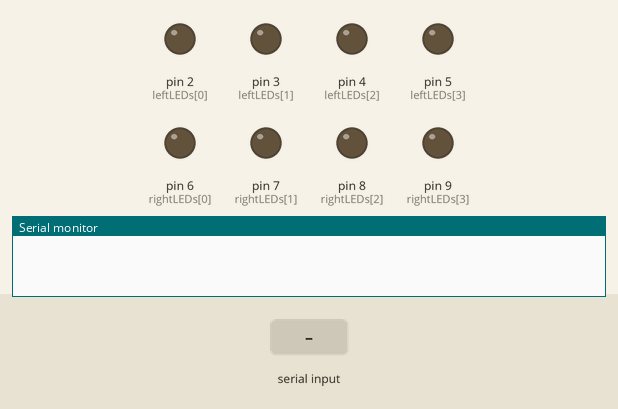
Recording of a sketch running on a simulated Arduino Nano, built with avr-gcc and run on an emulated ATmega328P. Parts: output pins drawn as LEDs (lit = HIGH), the last lines printed to the serial monitor. The inputs (shaded band) are chosen by the test bench.

Above: at 1.2 s.
1.3 s: "L" received over the second serial link
At 1.37 s:
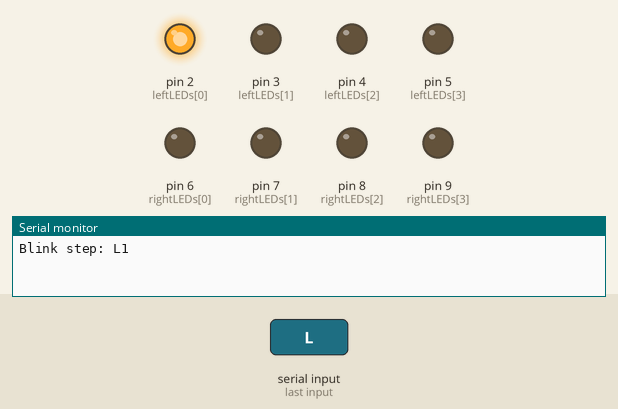
3.1 s: "R" received over the second serial link
At 3.17 s:
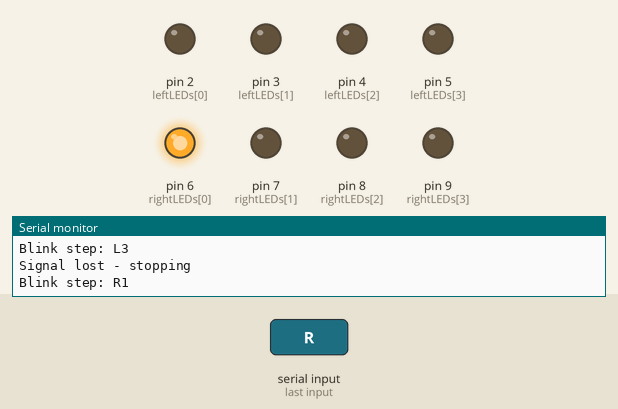
Timing chart, 0 to 6.1 s (numbered marks = the images above; inputs shaded):
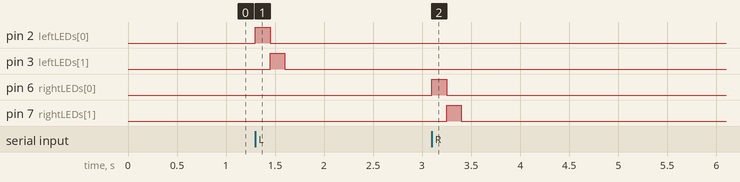

Measured:
- after the input at 1.3 s, pin 2 (leftLEDs[0]): LOW → HIGH at once, → LOW 0.15 s later; pin 3 (leftLEDs[1]): LOW → HIGH after 0.15 s, → LOW 0.15 s later
- after the input at 3.1 s, pin 6 (rightLEDs[0]): LOW → HIGH at once, → LOW 0.15 s later; pin 7 (rightLEDs[1]): LOW → HIGH after 0.15 s, → LOW 0.15 s later

The sketch:

led_receiver.ino
```cpp
/*
  NANO #2 - "LED UNIT" (RECEIVER) - v2
  ---------------------------------------
  Keeps cycling the LED sequence (1->2->3->4->1->2...) continuously
  WHILE it keeps receiving 'L' or 'R'.
  Stops and turns off automatically if no command arrives for a short
  timeout (meaning the glove has returned to neutral / stopped sending).

  Uses millis() timing instead of delay() so it can keep listening for
  new incoming Bluetooth/UART data while a sequence is running.

  Wiring:
    Pin 10 (SoftwareSerial RX) <- Nano #1's Pin 11 (its SoftwareSerial TX)
    GND -> Nano #1 GND   (MUST be connected - shared ground)

    LEDs: pin -> 220ohm resistor -> LED anode -> LED cathode -> GND
    Left set:  pins 2, 3, 4, 5
    Right set: pins 6, 7, 8, 9
*/

#include <SoftwareSerial.h>

SoftwareSerial LinkSerial(10, 11); // RX <- comes from Nano #1, TX (unused)

int leftLEDs[4]  = {2, 3, 4, 5};
int rightLEDs[4] = {6, 7, 8, 9};

const unsigned long STEP_DELAY = 150;  // ms per LED in the sequence
const unsigned long TIMEOUT   = 300;   // ms of silence before stopping
                                        // (must be > transmitter SEND_INTERVAL)

char currentCommand = 'N';   // 'N' = neutral, 'L' = left, 'R' = right
unsigned long lastReceiveTime = 0;
unsigned long lastStepTime = 0;
int stepIndex = 0;

void setup() {
  Serial.begin(9600);      // for debugging via USB
  LinkSerial.begin(9600);  // for listening to Nano #1

  for (int i = 0; i < 4; i++) {
    pinMode(leftLEDs[i], OUTPUT);
    pinMode(rightLEDs[i], OUTPUT);
  }
}

void loop() {
  // 1. Check for incoming command (non-blocking)
  if (LinkSerial.available()) {
    char c = LinkSerial.read();
    if (c == 'L' || c == 'R') {
      currentCommand = c;
      lastReceiveTime = millis();
    }
  }

  // 2. If no command received recently, go neutral and turn off
  if (millis() - lastReceiveTime > TIMEOUT) {
    if (currentCommand != 'N') {
      Serial.println("Signal lost - stopping");
    }
    currentCommand = 'N';
    turnOffAll();
    stepIndex = 0;
  }

  // 3. If a command is active, keep advancing the LED sequence
  if (currentCommand != 'N' && millis() - lastStepTime >= STEP_DELAY) {
    lastStepTime = millis();
    turnOffAll();

    int* activeLEDs = (currentCommand == 'L') ? leftLEDs : rightLEDs;
    digitalWrite(activeLEDs[stepIndex], HIGH);

    Serial.print("Blink step: ");
    Serial.print(currentCommand);
    Serial.println(stepIndex + 1);

    stepIndex = (stepIndex + 1) % 4;
  }
}

void turnOffAll() {
  for (int i = 0; i < 4; i++) {
    digitalWrite(leftLEDs[i], LOW);
    digitalWrite(rightLEDs[i], LOW);
  }
}
```
